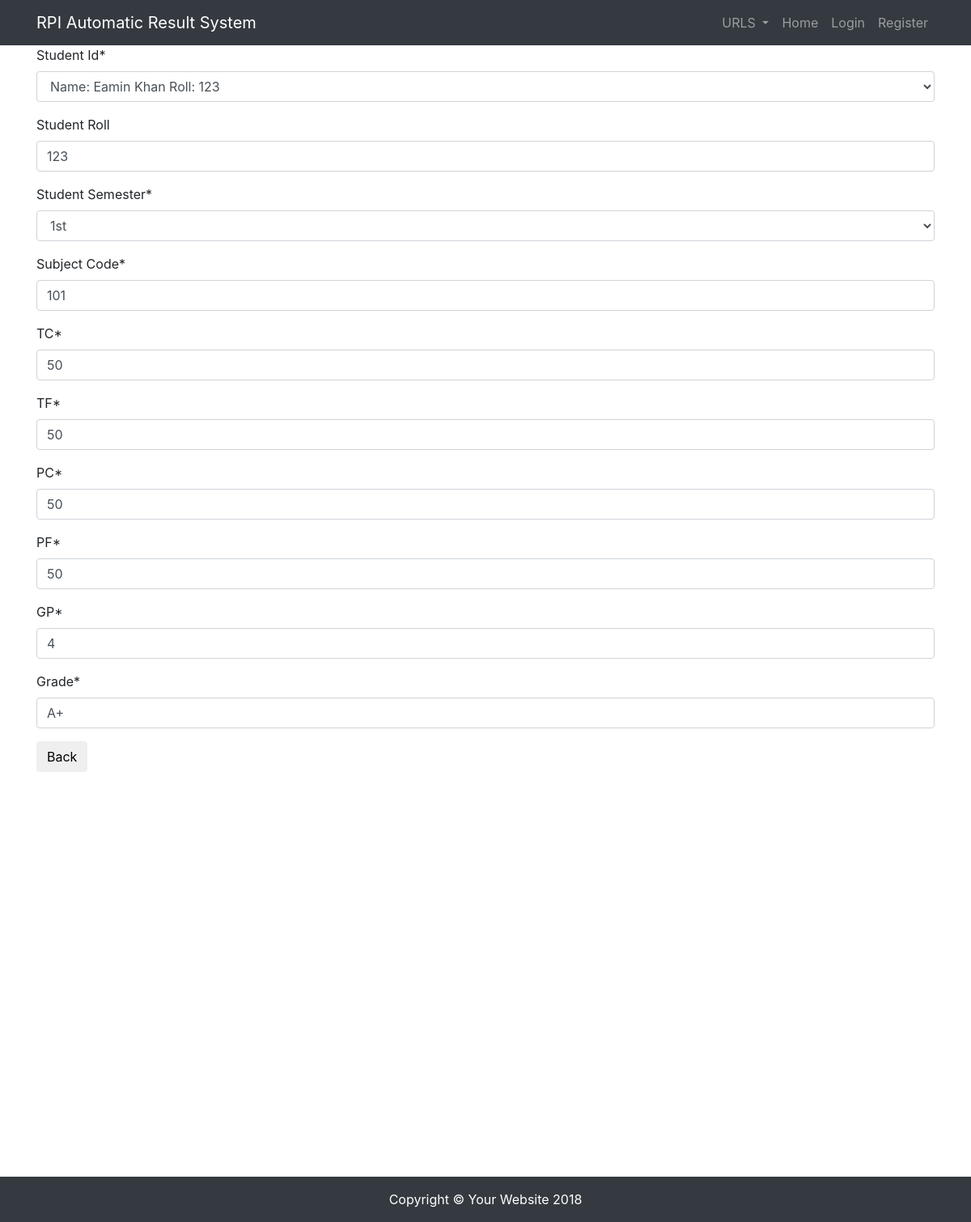
/tabulation/1231st101, run on the app's committed database.
### rpiapp/models.py (models this page shows, shortened)
class Tabulation(models.Model):
    SEMESTER = (
        ('1st', '1st'),
        ('2nd', '2nd'),
        ('3rd', '3rd'),
        ('4th', '4th'),
        ('5th', '5th'),
        ('6th', '6th'),
        ('7th', '7th'),
        ('8th', '8th'),
    )
    student_id = models.ForeignKey(Student, null=True, on_delete=models.CASCADE, verbose_name='Student Id')
    s_roll = models.IntegerField(default=0, blank=True, verbose_name='Student Roll')
    s_semester = models.CharField(max_length=10, null=True, choices=SEMESTER, verbose_name='Student Semester')
    subject_code = models.CharField(max_length=120, null=True, verbose_name='Subject Code')
    tc = models.IntegerField(default=0, verbose_name='TC')
    tf = models.IntegerField(default=0, verbose_name='TF')
    pc = models.IntegerField(default=0, verbose_name='PC')
    pf = models.IntegerField(default=0, verbose_name='PF')
    gp = models.CharField(max_length=10, verbose_name='GP')
    grade = models.CharField(max_length=10, null=True)
    slug = models.SlugField(unique=True, null=True)

class Student(models.Model):
    SHIFT = (
        ('1', '1st'),
        ('2', '2nd'),
    )
    SEMESTER = (
        ('1st', '1st'),
        ('2nd', '2nd'),
        ('3rd', '3rd'),
        ('4th', '4th'),
        ('5th', '5th'),
        ('6th', '6th'),
        ('7th', '7th'),
        ('8th', '8th'),
    )
    SESSION = (
        ([tuple(str(str(str(int(i[0])) + '-' + str(int(i[0] + 1))) + ', ' + str(
            str(int(i[0])) + '-' + str(int(i[0] + 1)))).split(',')) for i in
          tuple(map(lambda *x: x, (tuple([i for i in range(2016, 2050)]))))])
    )
    DEPARTMENT = (
        ('computer', 'Computer'),
        ('civil', 'Civil'),
        ('electrical', 'Electrical'),
        ('electronics', 'Electronics'),
        ('mechanical', 'Mechanical'),
        ('power', 'Power'),
        ('electromedical', 'Electromedical'),
        ('mechatronics', 'Mechatronics'),
    )
    s_name = models.CharField(max_length=250, blank=True, verbose_name='Name')
    s_roll = models.IntegerField(default=0, blank=True, verbose_name='Roll')
    s_reg = models.IntegerField(default=0, blank=True, verbose_name='Registration')
    s_shift = models.CharField(max_length=10, choices=SHIFT, verbose_name='Shift')
    s_semester = models.CharField(max_length=10, choices=SEMESTER, verbose_name='Semester')
    s_session = models.CharField(max_length=10, choices=SESSION, verbose_name='Session')
    s_department = models.CharField(max_length=50, choices=DEPARTMENT, verbose_name='Department')
    slug = models.SlugField(unique=True, null=True)
    def __str__(self):  # Using this rename the model name
        return smart_text(str('Name: ' + self.s_name + ' ' + 'Roll: ' + str(self.s_roll)))

### rpiapp/views.py (the view, shortened to what this page needs)
# urls.py: url(r'^tabulation/(?P<slug>[-\w]+)$', TabulationDetailView.as_view(), name='tabulation_details_view'),
class TabulationDetailView(SuccessMessageMixin, ModelFormMixin, MultipleObjectMixin, DetailView):
    model = Tabulation
    form_class = TabulationDetailsForm
    template_name = 'tabulation_details_view.html'
    def get_context_data(self, *args, **kwargs):
        context = super(TabulationDetailView, self).get_context_data(*args, **kwargs)
        return context

### rpiapp/forms.py
class TabulationDetailsForm(forms.ModelForm, forms.Form):
    class Meta:
        model = Tabulation
        exclude =['slug']

### rpiapp/views.py (called while the page is built)
    def get_object(self, queryset=None, *args, **kwargs):
        slug = self.kwargs.get('slug')
        if slug:
            try:
                obj = self.model.objects.get(slug=slug)
                return obj
            except self.model.MultipleObjectsReturned:
                obj = self.get_queryset().first()
            except:
                obj = None
            return obj
        return Http404

### rpiapp/templates/tabulation_details_view.html
{% extends 'base.html' %}
{% load crispy_forms_tags %}
{% block content %}
    <form method="" action="/tabulation">{% csrf_token %}
        {{ form|crispy}}
        <button type="submit" class="btn btn-default">Back</button>
    </form>
{% endblock %}

### static/css/modern-business.css (style rules this page uses)
body { padding-top: 54px; }
@media (min-width: 992px) { body { padding-top: 56px; } }

### data on the page
Tabulation: student_id "Name: Eamin Khan Roll: 123", s_semester "1st", subject_code "101", tc "50", tf "50", pc "50", pf "50", gp "4", grade "A+"
Student: s_roll "123"
